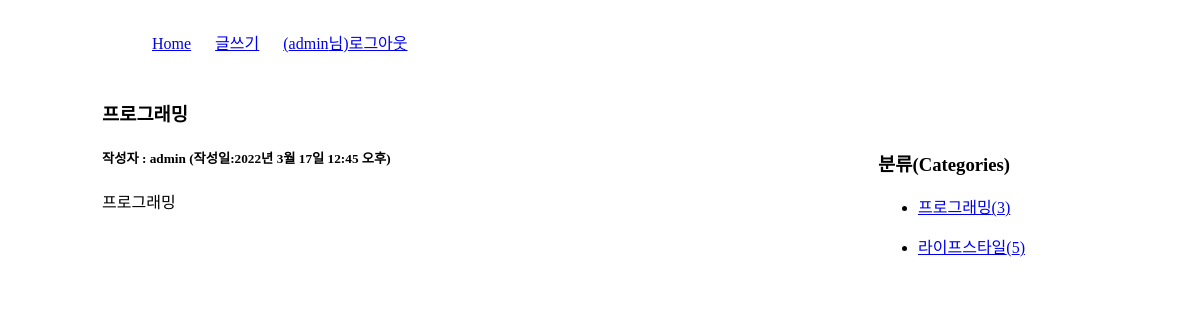
The app's page /blog/7/ (signed in) with its own data.
### blog/models.py (models this page shows, shortened)
class Post(models.Model):
    title = models.CharField(max_length=100)
    content = models.TextField()
    pub_date = models.DateTimeField()
    modify_date = models.DateTimeField(null=True, blank=True)   # 빈칸 허용
    photo = models.ImageField(upload_to='blog/images/%Y/%m/%d/',
                              null=True, blank=True)            # Y만 대문자
    author = models.ForeignKey(User, on_delete=models.CASCADE)
    category = models.ForeignKey(Category, null=True, blank=True, on_delete=models.SET_NULL)        # 카테고리가 삭제되어도 블로그는 유지됨(미분류가 있을수 있다)

class Category(models.Model):
    name = models.CharField(max_length=50, unique=True)         # 카테고리 이름 - 유일
    slug = models.SlugField(max_length=200, unique=True, allow_unicode=True)        # 한글 인코딩
    def __str__(self):
        return self.name
    def get_absolute_url(self):
        return "/blog/category/{}".format(self.slug)            # ex) /blog/category/프로그래밍
    class Meta:
        verbose_name_plural = 'Categories'                  # Categorys로 나오는거 바꿔줌

### blog/views.py (the view)
# urls.py: path('<int:post_id>/', views.detail, name='detail'),
@login_required(login_url='common:login')
def detail(request, post_id):
    post = get_object_or_404(Post, pk=post_id)
    categories = Category.objects.all()
    context = {'post':post, 'categories':categories}
    return render(request, 'blog/post_detail.html', context)

### templates/blog/post_detail.html (shortened to what this page needs)
<!DOCTYPE html>
<html lang="ko">
{% load static %}
<head>
    <link rel="stylesheet" href="{% static 'blog/css/style.css' %}">
</head>
<body>
    <div id="container">
        {% include 'navbar.html' %}
        <section id="detail">
            <h3>{{ post.title }}</h3>
            <h5>작성자 : {{ post.author }} (작성일:{{ post.pub_date }})</h5>
            <p>{{ post.content | linebreaks }}</p>
        </section>
        <aside>
            <h3>분류(Categories)</h3>
            <div>
                {% for category in categories %}
                <ul>
                    <li><a href="{{ category.get_absolute_url }}">
                        {{ category }}({{ category.post_set.count }})</a>
                    </li>
                </ul>
                {% endfor %}
            </div>
        </aside>
    </div>
</body>
</html>

### templates/navbar.html
<header>
    <nav>
        <ul>
            <li><a href="{% url 'blog:index' %}">Home</a></li>
            <li><a href="{% url 'blog:post_create' %}">글쓰기</a></li>
            {% if user.is_authenticated %}
            <li><a href="{% url 'common:logout' %}">({{ user.username }}님)로그아웃</a></li>
            {% else %}
            <li><a href="{% url 'common:login' %}">로그인</a></li>
            {% endif %}
        </ul>
    </nav>
</header>

### static/blog/css/style.css (style rules this page uses)
#container { width: 996px; margin: 20px auto; }
nav ul { list-style: none; }
nav ul li { display: inline-block; margin: 10px; }
#list, #detail { width: 700px; float: left; }
aside { width: 200px; float: right; margin: 50px 20px 0 0; }

### records on screen
Post: title "프로그래밍", author "admin", pub_date "2022년 3월 17일 12:45 오후", content "프로그래밍"
Category: name "프로그래밍", post_set.count "3"
Category: name "라이프스타일", post_set.count "5"

### other values on screen
{{ user.username }} "admin"
